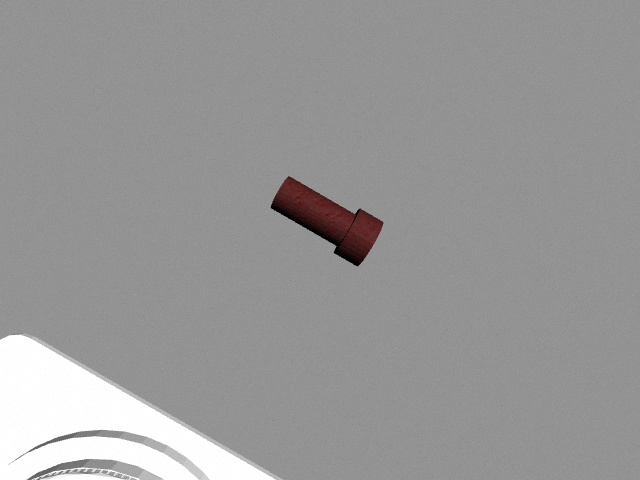
#> input picture nn_vs/images/image_201.jpg, 640 x 480 px, found by its file name; the run also reads 1 picture not shown here
$ python test_image_extend.py   (older library calls are emulated)
#> lines starting #> are read from the running program, lines starting #| are printed output that depends on the picture; after the words box and inside, x2 and y2 are one past the last pixel; in counts of white or black regions, pixels touching at a corner belong together
#!/usr/bin/env python2
# -*- coding: utf-8 -*-

from __future__ import print_function
import sys
import rospy
import numpy as np
import os
import copy
import sys
ros_path = '/opt/ros/kinetic/lib/python2.7/dist-packages'
if ros_path in sys.path:
    sys.path.remove(ros_path)
import cv2
sys.path.append('/opt/ros/kinetic/lib/python2.7/dist-packages')


Image_PATH = '/home/li/ROS/probot_ws/src/PROBOT_Anno/nn_vs/images'
ROOT_PATH = '/home/li/ROS/probot_ws/src/PROBOT_Anno/nn_vs/images_noshadow_pre'
Blank_file = '/home/li/ROS/probot_ws/src/PROBOT_Anno/nn_vs/blank.jpg'

if not os.path.exists(ROOT_PATH):
    os.makedirs(ROOT_PATH)

def max_contour(contours):
    """ return the max contour """
    if len(contours) == 0:
        return []
    else:
        max_cnt = []
        max_area = 0
        for cnt in contours:
            area = cv2.contourArea(cnt)
            # print(area)
            if area > 1000 and area > max_area:
                max_area = area
                max_cnt = cnt
        return max_cnt

def img_pretreated(src, blank):
    img = src.copy()
    # Convert BGR to HSV
    hsv = cv2.cvtColor(img, cv2.COLOR_BGR2HSV)
    # define threshold range of color in HSV
    lower_th = np.array([0,43,0])
    upper_th = np.array([180,255,255])
    # Threshold the HSV image to get only specific colors
    mask = cv2.inRange(hsv, lower_th, upper_th)
    # Bitwise-AND mask and original image
    res = cv2.bitwise_and(img, img, mask=mask)
    # cv2.imshow('hsv_image', res)

    gray = cv2.cvtColor(res, cv2.COLOR_BGR2GRAY)
    # cv2.imshow('gray', gray)
    blur = cv2.blur(gray,(3,3)) # 中值滤波
    # cv2.imshow('blur', blur)
    _, thresh = cv2.threshold(blur, 0, 255, cv2.THRESH_BINARY+cv2.THRESH_OTSU) # 二值化
    # cv2.imshow('thresh', thresh)
    kernel = np.ones((5,5),np.uint8)
    opening = cv2.morphologyEx(thresh,cv2.MORPH_OPEN,kernel,iterations=1)  # 先腐蚀再膨胀
    # cv2.imshow('erosion', opening)
    dilation = cv2.dilate(opening,kernel,iterations = 1)
    # cv2.imshow('dilation', dilation)

    mask = dilation.astype(np.uint8)
    _, contours, _ = cv2.findContours(mask, cv2.RETR_EXTERNAL, cv2.CHAIN_APPROX_SIMPLE)
    cont = cv2.drawContours(img, contours, -1, (0,255,0), 3)
    # cv2.imshow('cont', cont)
    cnt = max_contour(contours)
    # 极值点
    leftmost = list(cnt[cnt[:,:,0].argmin()][0])
    rightmost = list(cnt[cnt[:,:,0].argmax()][0])
    topmost = list(cnt[cnt[:,:,1].argmin()][0])
    bottommost = list(cnt[cnt[:,:,1].argmax()][0])
    # print(leftmost, rightmost, topmost, bottommost)
    # ROI
    roi_l = leftmost[0]-50
    roi_r = rightmost[0]+50
    roi_t = topmost[1]-50
    roi_b = bottommost[1]+50
    print(roi_t,roi_b, roi_l,roi_r)
    return src[roi_t:roi_b, roi_l:roi_r]


def img_extend(src_img, blank, L=50):
    width = int(blank.shape[1] + L*2)
    height = int(blank.shape[0] + L*2)
    dim = (width, height)
    ex_blank = cv2.resize(blank, dim)
    ex_blank[L:height-L, L:width-L] = src_img
    return ex_blank


blank = cv2.imread(Blank_file)

src = cv2.imread(os.path.join(Image_PATH, 'image_201.jpg'))
#> src is the input picture: shape (480, 640, 3); mean B, G, R 152.1, 152.1, 152.6
print(src.shape)
#| (480, 640, 3)
ex_img = img_extend(src,blank,L=50)
#> in img_extend, `ex_blank[L:height-L, L:width-L] = src_img`:
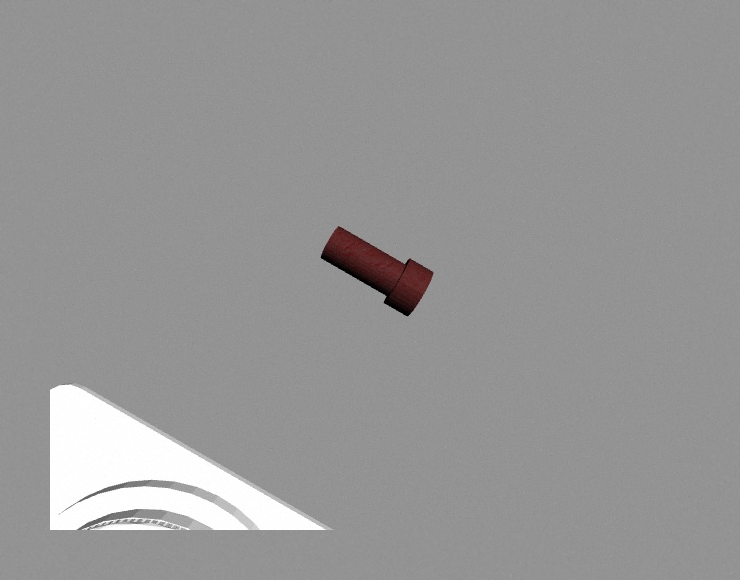
#> ex_blank: shape (580, 740, 3); mean B, G, R 150.6, 150.6, 151
print(ex_img.shape)
#| (580, 740, 3)
dst = img_pretreated(ex_img, blank)
#> in img_pretreated, `hsv = cv2.cvtColor(img, cv2.COLOR_BGR2HSV)`: hsv: shape (580, 740, 3); mean H, S, V 0.8, 1.6, 151
#> in img_pretreated, `mask = cv2.inRange(hsv, lower_th, upper_th)`:
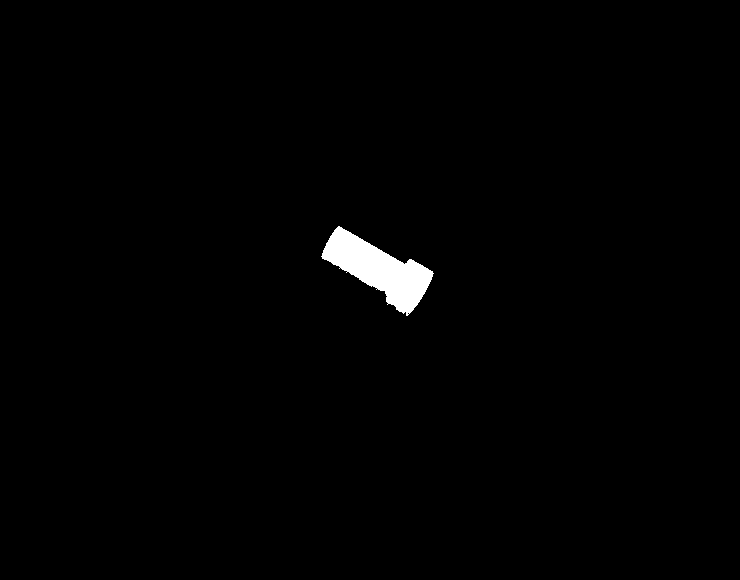
#> mask: shape (580, 740); 1% white; 1 white region, box (x1, y1, x2, y2) and area: (321, 226, 434, 316) 4333
#> in img_pretreated, `_, thresh = cv2.threshold(blur, 0, 255, cv2.THRESH_BINARY+cv2.THRESH_O..`:
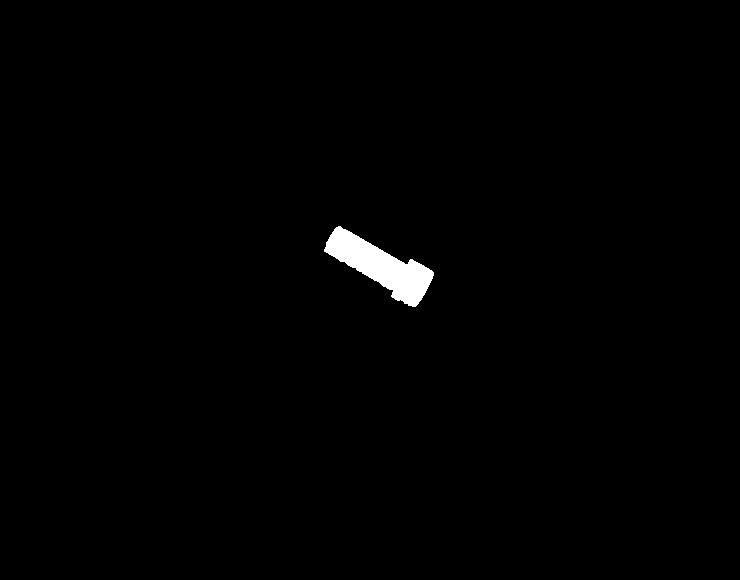
#> thresh: shape (580, 740); 0.85% white; 1 white region, box (x1, y1, x2, y2) and area: (324, 226, 434, 307) 3650
#> in img_pretreated, `opening = cv2.morphologyEx(thresh,cv2.MORPH_OPEN,kernel,iterations=1)`: opening: shape (580, 740); 0.85% white; 1 white region, box (x1, y1, x2, y2) and area: (325, 227, 433, 306) 3628
#> in img_pretreated, `dilation = cv2.dilate(opening,kernel,iterations = 1)`:
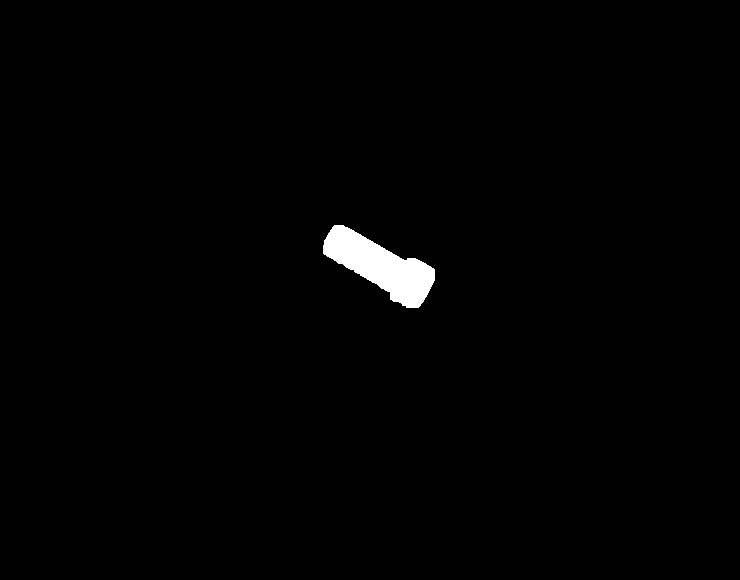
#> dilation: shape (580, 740); 1% white; 1 white region
#> in img_pretreated, `_, contours, _ = cv2.findContours(mask, cv2.RETR_EXTERNAL, cv2.CHAIN_A..`: contours = 1 contour; box (x1, y1, x2, y2) and area: (323, 225, 435, 308) 4272
#> the loop in max_contour, `for cnt in contours:` made 1 pass
#> (area, max_area) on pass 1: (4271.5, 4271.5)
#> after the loop in max_contour, `for cnt in contours:`: max_area = 4271.5; max_cnt = contour of 169 points, box (x1, y1, x2, y2) (323, 225, 435, 308), area 4272
#> in img_pretreated, `cnt = max_contour(contours)`: cnt has the same summary as max_cnt in max_contour
#> in img_pretreated, `leftmost = list(cnt[cnt[:,:,0].argmin()][0])`: leftmost = [323, 245]
#> in img_pretreated, `rightmost = list(cnt[cnt[:,:,0].argmax()][0])`: rightmost = [434, 280]
#> in img_pretreated, `topmost = list(cnt[cnt[:,:,1].argmin()][0])`: topmost = [334, 225]
#> in img_pretreated, `bottommost = list(cnt[cnt[:,:,1].argmax()][0])`: bottommost = [406, 307]
#> in img_pretreated, `roi_l = leftmost[0]-50`: roi_l = 273
#> in img_pretreated, `roi_r = rightmost[0]+50`: roi_r = 484
#> in img_pretreated, `roi_t = topmost[1]-50`: roi_t = 175
#> in img_pretreated, `roi_b = bottommost[1]+50`: roi_b = 357
#| 175 357 273 484
#> in img_pretreated, `return src[roi_t:roi_b, roi_l:roi_r]`:
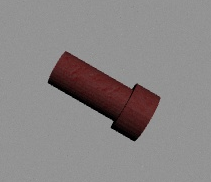
#> returned value: shape (182, 211, 3); mean of channels 0, 1, 2 133.1, 133.1, 137.7; drawn as B, G, R
cv2.imshow('src', src)
cv2.imshow('ex_img', ex_img)
cv2.imshow('dst', dst)
cv2.waitKey(0)
